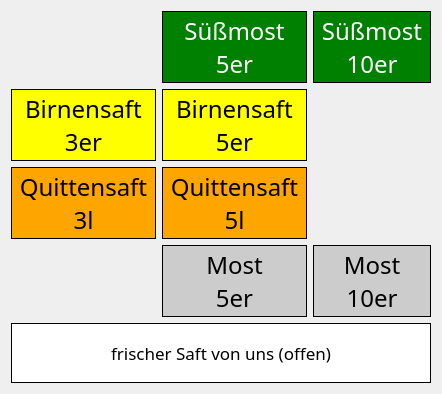
       <widget class="QWidget" name="page_2">
        <layout class="QGridLayout" name="gridLayout_3">
         <item row="0" column="1">
          <widget class="QToolButton" name="button_vk5er">
           <property name="sizePolicy">
            <sizepolicy hsizetype="Minimum" vsizetype="Preferred">
             <horstretch>0</horstretch>
             <verstretch>0</verstretch>
            </sizepolicy>
           </property>
           <property name="minimumSize">
            <size>
             <width>100</width>
             <height>60</height>
            </size>
           </property>
           <property name="font">
            <font>
             <family>Linux Biolinum O</family>
             <pointsize>18</pointsize>
            </font>
           </property>
           <property name="focusPolicy">
            <enum>Qt::NoFocus</enum>
           </property>
           <property name="styleSheet">
            <string notr="true">background-color: green; color: white; border: 1px solid black;</string>
           </property>
           <property name="text">
            <string>Süßmost
5er</string>
           </property>
          </widget>
         </item>
         <item row="0" column="2">
          <widget class="QToolButton" name="button_vk10er">
           <property name="sizePolicy">
            <sizepolicy hsizetype="Minimum" vsizetype="Preferred">
             <horstretch>0</horstretch>
             <verstretch>0</verstretch>
            </sizepolicy>
           </property>
           <property name="minimumSize">
            <size>
             <width>100</width>
             <height>60</height>
            </size>
           </property>
           <property name="font">
            <font>
             <family>Linux Biolinum O</family>
             <pointsize>18</pointsize>
            </font>
           </property>
           <property name="focusPolicy">
            <enum>Qt::NoFocus</enum>
           </property>
           <property name="styleSheet">
            <string notr="true">background-color: green; color: white; border: 1px solid black;</string>
           </property>
           <property name="text">
            <string>Süßmost
10er</string>
           </property>
          </widget>
         </item>
         <item row="1" column="1">
          <widget class="QToolButton" name="button_vkbirnen">
           <property name="sizePolicy">
            <sizepolicy hsizetype="Minimum" vsizetype="Preferred">
             <horstretch>0</horstretch>
             <verstretch>0</verstretch>
            </sizepolicy>
           </property>
           <property name="minimumSize">
            <size>
             <width>100</width>
             <height>60</height>
            </size>
           </property>
           <property name="font">
            <font>
             <family>Linux Biolinum O</family>
             <pointsize>18</pointsize>
            </font>
           </property>
           <property name="focusPolicy">
            <enum>Qt::NoFocus</enum>
           </property>
           <property name="styleSheet">
            <string notr="true">background-color: yellow; border: 1px solid black;</string>
           </property>
           <property name="text">
            <string>Birnensaft
5er</string>
           </property>
          </widget>
         </item>
         <item row="1" column="0">
          <widget class="QToolButton" name="button_vkbirnen_3er">
           <property name="sizePolicy">
            <sizepolicy hsizetype="Minimum" vsizetype="Preferred">
             <horstretch>0</horstretch>
             <verstretch>0</verstretch>
            </sizepolicy>
           </property>
           <property name="minimumSize">
            <size>
             <width>100</width>
             <height>60</height>
            </size>
           </property>
           <property name="font">
            <font>
             <family>Linux Biolinum O</family>
             <pointsize>18</pointsize>
            </font>
           </property>
           <property name="focusPolicy">
            <enum>Qt::NoFocus</enum>
           </property>
           <property name="styleSheet">
            <string notr="true">background-color: yellow; border: 1px solid black;</string>
           </property>
           <property name="text">
            <string>Birnensaft
3er</string>
           </property>
          </widget>
         </item>
         <item row="2" column="0">
          <widget class="QToolButton" name="button_vk_quittensaft_3er">
           <property name="sizePolicy">
            <sizepolicy hsizetype="Minimum" vsizetype="Preferred">
             <horstretch>0</horstretch>
             <verstretch>0</verstretch>
            </sizepolicy>
           </property>
           <property name="minimumSize">
            <size>
             <width>100</width>
             <height>60</height>
            </size>
           </property>
           <property name="font">
            <font>
             <family>Linux Biolinum O</family>
             <pointsize>18</pointsize>
            </font>
           </property>
           <property name="focusPolicy">
            <enum>Qt::NoFocus</enum>
           </property>
           <property name="styleSheet">
            <string notr="true">background-color: orange; border: 1px solid black;</string>
           </property>
           <property name="text">
            <string>Quittensaft
3l</string>
           </property>
          </widget>
         </item>
         <item row="2" column="1">
          <widget class="QToolButton" name="button_vk_quittensaft_5er">
           <property name="sizePolicy">
            <sizepolicy hsizetype="Minimum" vsizetype="Preferred">
             <horstretch>0</horstretch>
             <verstretch>0</verstretch>
            </sizepolicy>
           </property>
           <property name="minimumSize">
            <size>
             <width>100</width>
             <height>60</height>
            </size>
           </property>
           <property name="font">
            <font>
             <family>Linux Biolinum O</family>
             <pointsize>18</pointsize>
            </font>
           </property>
           <property name="focusPolicy">
            <enum>Qt::NoFocus</enum>
           </property>
           <property name="styleSheet">
            <string notr="true">background-color: orange; border: 1px solid black;</string>
           </property>
           <property name="text">
            <string>Quittensaft
5l</string>
           </property>
          </widget>
         </item>
         <item row="3" column="1">
          <widget class="QToolButton" name="button_vkmost5er">
           <property name="sizePolicy">
            <sizepolicy hsizetype="Minimum" vsizetype="Preferred">
             <horstretch>0</horstretch>
             <verstretch>0</verstretch>
            </sizepolicy>
           </property>
           <property name="minimumSize">
            <size>
             <width>100</width>
             <height>60</height>
            </size>
           </property>
           <property name="font">
            <font>
             <family>Linux Biolinum O</family>
             <pointsize>18</pointsize>
            </font>
           </property>
           <property name="focusPolicy">
            <enum>Qt::NoFocus</enum>
           </property>
           <property name="styleSheet">
            <string notr="true">background-color: #ccc; border: 1px solid black;</string>
           </property>
           <property name="text">
            <string>Most
5er</string>
           </property>
          </widget>
         </item>
         <item row="3" column="2">
          <widget class="QToolButton" name="button_vkmost10er">
           <property name="sizePolicy">
            <sizepolicy hsizetype="Minimum" vsizetype="Preferred">
             <horstretch>0</horstretch>
             <verstretch>0</verstretch>
            </sizepolicy>
           </property>
           <property name="minimumSize">
            <size>
             <width>100</width>
             <height>60</height>
            </size>
           </property>
           <property name="font">
            <font>
             <family>Linux Biolinum O</family>
             <pointsize>18</pointsize>
            </font>
           </property>
           <property name="focusPolicy">
            <enum>Qt::NoFocus</enum>
           </property>
           <property name="styleSheet">
            <string notr="true">background-color: #ccc; border: 1px solid black;</string>
           </property>
           <property name="text">
            <string>Most
10er</string>
           </property>
          </widget>
         </item>
         <item row="4" column="0" colspan="3">
          <widget class="QToolButton" name="button_saft_offen">
           <property name="sizePolicy">
            <sizepolicy hsizetype="Minimum" vsizetype="Fixed">
             <horstretch>0</horstretch>
             <verstretch>0</verstretch>
            </sizepolicy>
           </property>
           <property name="minimumSize">
            <size>
             <width>100</width>
             <height>60</height>
            </size>
           </property>
           <property name="font">
            <font>
             <family>Linux Biolinum O</family>
             <pointsize>13</pointsize>
            </font>
           </property>
           <property name="focusPolicy">
            <enum>Qt::NoFocus</enum>
           </property>
           <property name="styleSheet">
            <string notr="true">background-color: white; border: 1px solid black;</string>
           </property>
           <property name="text">
            <string>frischer Saft von uns (offen)</string>
           </property>
          </widget>
         </item>
        </layout>
       </widget>
